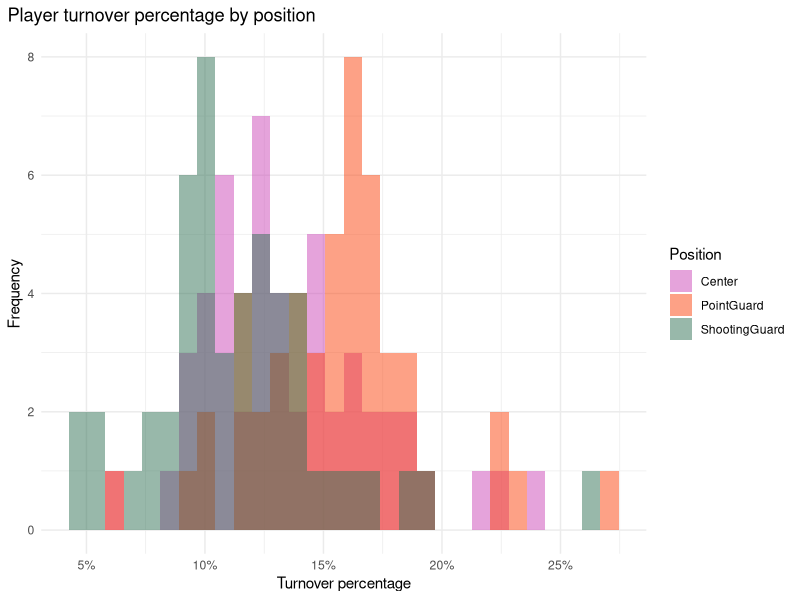
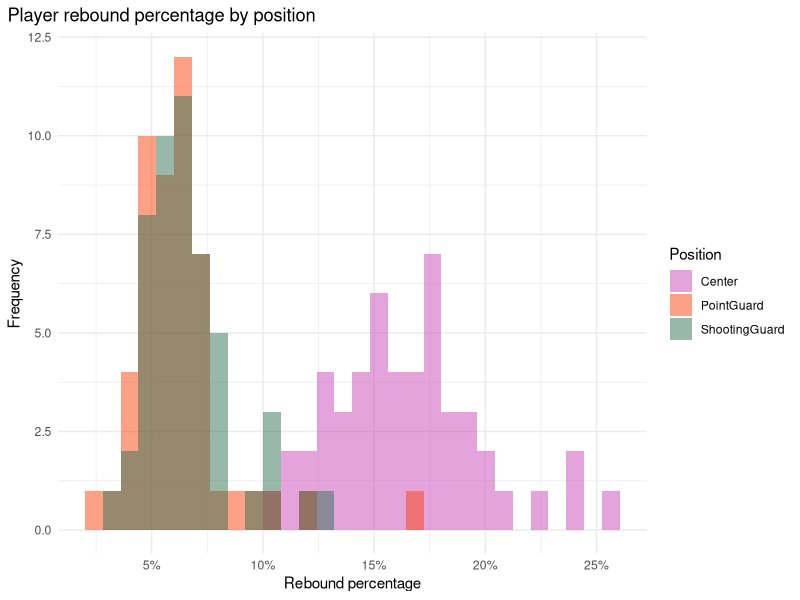
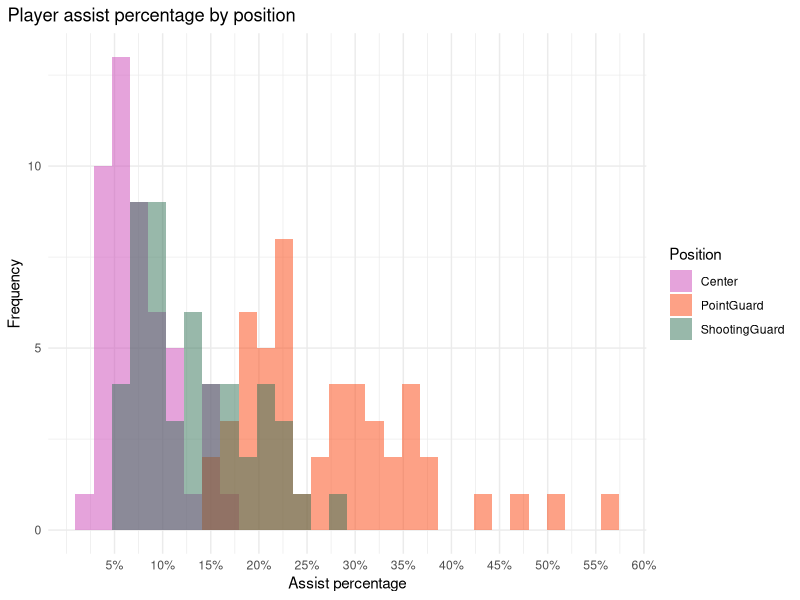
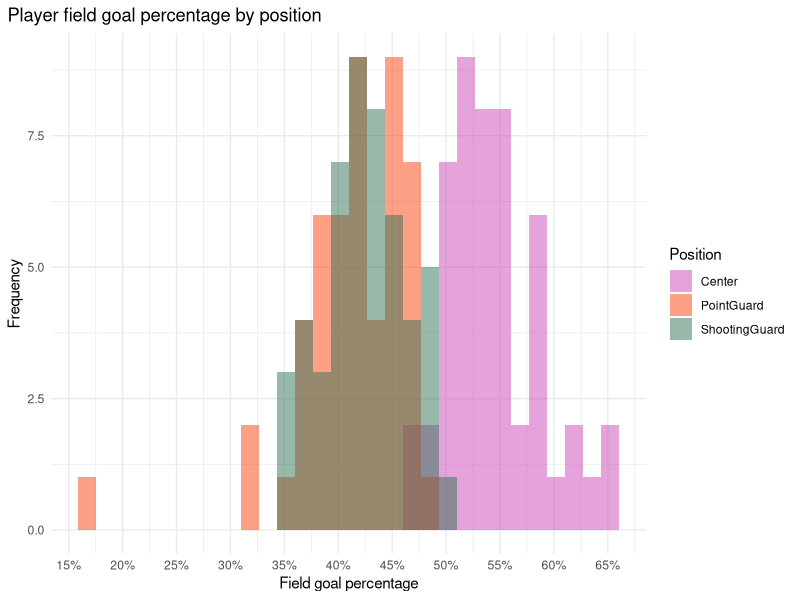

These figures' R source, in order:
## ---- chunk 1
knitr::opts_chunk$set(
  collapse = TRUE,
  comment  = "#>",
  echo     = FALSE
)
## ---- chunk 2
library(ggplot2)
library(readr)

nba_positions <- read_tsv(
    "nba_positions.tsv",
    col_types = cols(
        Position     = col_character(),
        TurnoverPct  = col_double(),
        ReboundPct   = col_double(),
        AssistPct    = col_double(),
        FieldGoalPct = col_double()
    )
)

theme_set(
    theme_minimal() +
    theme(
        plot.title.position = "plot",
    )
)
## ---- chunk 3
ggplot(nba_positions, aes(x = TurnoverPct, fill = Position)) +
    geom_histogram(bins = 30, position = "identity", alpha = 0.5) +
    scale_fill_manual(values = c("#CB48B7", "#FC440F", "#337357")) +
    scale_x_continuous(
        breaks = seq(5, 95, 5),
        labels = scales::percent_format(scale = 1, accuracy = 1)
    ) +
    labs(
        x     = "Turnover percentage",
        y     = "Frequency",
        title = "Player turnover percentage by position"
    )
## ---- chunk 4
ggplot(nba_positions, aes(x = ReboundPct, fill = Position)) +
    geom_histogram(bins = 30, position = "identity", alpha = 0.5) +
    scale_fill_manual(values = c("#CB48B7", "#FC440F", "#337357")) +
    scale_x_continuous(
        breaks = seq(5, 95, 5),
        labels = scales::percent_format(scale = 1, accuracy = 1)
    ) +
    labs(
        x     = "Rebound percentage",
        y     = "Frequency",
        title = "Player rebound percentage by position"
    )
## ---- chunk 5
ggplot(nba_positions, aes(x = AssistPct, fill = Position)) +
    geom_histogram(bins = 30, position = "identity", alpha = 0.5) +
    scale_fill_manual(values = c("#CB48B7", "#FC440F", "#337357")) +
    scale_x_continuous(
        breaks = seq(5, 95, 5),
        labels = scales::percent_format(scale = 1, accuracy = 1)
    ) +
    labs(
        x     = "Assist percentage",
        y     = "Frequency",
        title = "Player assist percentage by position"
    )
## ---- chunk 6
ggplot(nba_positions, aes(x = FieldGoalPct, fill = Position)) +
    geom_histogram(bins = 30, position = "identity", alpha = 0.5) +
    scale_fill_manual(values = c("#CB48B7", "#FC440F", "#337357")) +
    scale_x_continuous(
        breaks = seq(5, 95, 5),
        labels = scales::percent_format(scale = 1, accuracy = 1)
    ) +
    labs(
        x     = "Field goal percentage",
        y     = "Frequency",
        title = "Player field goal percentage by position"
    )
